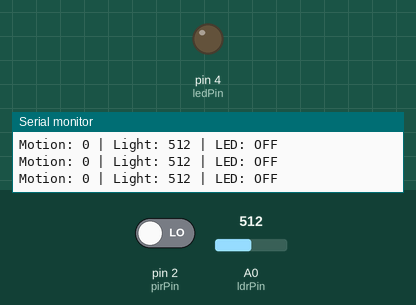
Recording of a sketch running on a simulated Arduino Uno, built with avr-gcc and run on an emulated ATmega328P. On the bench: output pins drawn as LEDs (lit = HIGH), the last lines printed to the serial monitor. The test bench sets the inputs (shaded band); at power-on: pin 2 (pirPin) LOW, A0 (ldrPin) = 512.

Above: at 1.2 s.
1.3 s: pin 2 (pirPin) driven HIGH
At 2.5 s:
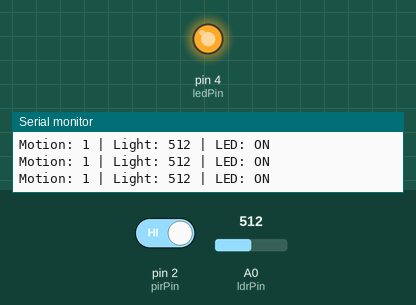
Timing chart, 0 to 7.9 s (numbered marks = the images above; inputs shaded):
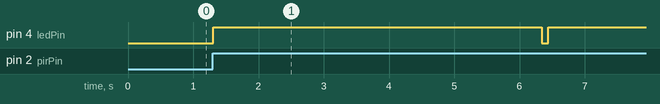

The sketch:

smart_lighting_system_with_motion_and_light_sensor1.ino
```cpp
const int pirPin = 2;
const int ldrPin = A0;
const int ledPin = 4;

bool ledState = false;
unsigned long ledOnTime = 0;
const unsigned long ledDuration = 5000; // شغل الليد لمدة 5 ثوانٍ

void setup() {
  pinMode(pirPin, INPUT);
  pinMode(ledPin, OUTPUT);
  Serial.begin(9600);
}

void loop() {
  int motion = digitalRead(pirPin);
  int light = analogRead(ldrPin);

  Serial.print("Motion: ");
  Serial.print(motion);
  Serial.print(" | Light: ");
  Serial.print(light);
  Serial.print(" | LED: ");
  Serial.println(ledState ? "ON" : "OFF");

  // إذا ما كان الليد شغال، نتحقق من الضوء
  if (!ledState && motion == HIGH && light <= 900) {
    digitalWrite(ledPin, HIGH);
    ledState = true;
    ledOnTime = millis();  // نسجل وقت تشغيل الليد
  }

  // إذا الليد شغال، ننتظر مدة ثم نطفيه
  if (ledState && millis() - ledOnTime >= ledDuration) {
    digitalWrite(ledPin, LOW);
    ledState = false;
  }

  delay(100);
}
```

Measured:
- after the input at 1.3 s, pin 4 (ledPin): LOW → HIGH at once, → LOW 5.0 s later, → HIGH 0.10 s later
